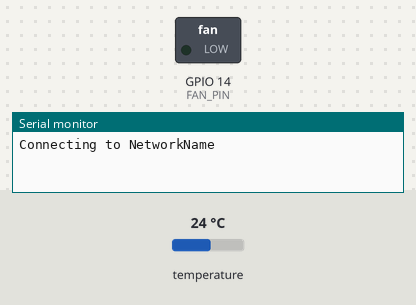
A sketch run on a simulated ESP8266 (NodeMCU). Shown: switched loads named in the sketch (green lamp = pin HIGH), the last lines printed to the serial monitor. The test bench sets the inputs (shaded band); at power-on: temperature 24 °C. WiFi joins after 1.5 s; servers stay silent unless stated.

Above: at 0.2 s.
At 8.3 s:
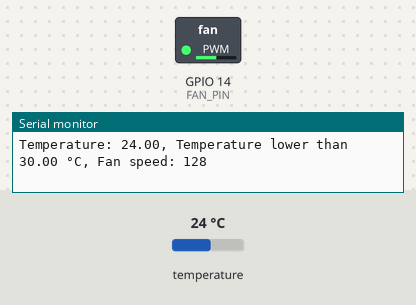
8.4 s: temperature set to 29.2 °C
10.3 s: temperature set to 30.7 °C
At 11.6 s:
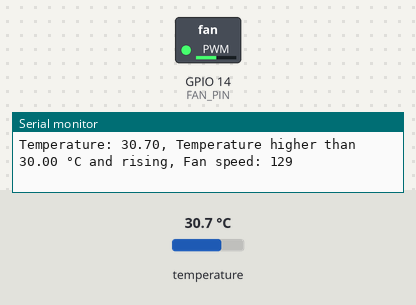
Timing chart, 0 to 22.6 s (numbered marks = the images above; inputs shaded):
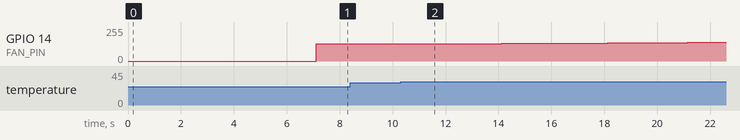

The sketch:

fan_controller.ino
```cpp
#include <ESP8266WiFi.h>
#include <ESP8266WebServer.h>
#include <Wire.h>
#include <Adafruit_Sensor.h>
#include <Adafruit_BME280.h>

#define FAN_PIN 14               // Set GPIO FAN_PIN (GPIO 14 = D5)

/*Put your SSID & Password*/
const char* ssid = "NetworkName";         // Enter SSID here
const char* password = "SecretPassword";  // Enter Password here

float TARGET_TEMPERATURE = 30;  // Target temperature in °C
int PWM_FANSPEED = 128;         // Range 0 - 255, start with ~ 50 %
int PWM_STEPSIZE = 1;
int PWM_MINSPEED = 128;         // minimal speed, must not be lower than
                                // 51 Noctua fans (lower limit 20%)
float temperature;
float previous_temperature;     // store previous temperature

Adafruit_BME280 bme;

ESP8266WebServer server(80);

void setup() {
  // set baudrate for serial monitor
  Serial.begin(115200);
  delay(100);

  Serial.print("Connecting to ");
  Serial.print(ssid);

  // set FAN_PIN to OUTPUT
  pinMode(FAN_PIN,OUTPUT);

  // initialize BME280
  bme.begin(0x76);

  // connect to your local WiFi network
  WiFi.begin(ssid, password);

  // check if board is connected to WiFi network
  while (WiFi.status() != WL_CONNECTED) {
    delay(1000);
    Serial.print(".");
  }
  Serial.println("");
  Serial.println("WiFi connected!");
  Serial.print("Got IP: ");  Serial.println(WiFi.localIP());

  server.on("/", handle_OnConnect);
  server.onNotFound(handle_NotFound);

  server.begin();
  Serial.println("HTTP server started");

  Serial.println((String)"Target temperature: " + TARGET_TEMPERATURE + "°C");
  Serial.println((String)"Initial fan speed: " + PWM_FANSPEED);

  delay(5000);
}

void loop() {
  server.handleClient();

  temperature = bme.readTemperature();
  Serial.print((String)"Temperature: " + temperature);

  // temperature too high and rising
  if (temperature > TARGET_TEMPERATURE && temperature >= previous_temperature) {
    Serial.print((String)", Temperature higher than " + TARGET_TEMPERATURE + " °C and rising, ");
    PWM_FANSPEED = PWM_FANSPEED + PWM_STEPSIZE;  // increase fan speed
    PWM_FANSPEED = min(PWM_FANSPEED, 255);       // select smaller value to ensure it
                                                 // never goes above 255 (invalid)

  }
  // temperature too high but falling
  else if (temperature > TARGET_TEMPERATURE && temperature < previous_temperature) {
    Serial.print((String)", Temperature higher than " + TARGET_TEMPERATURE + " °C but falling, ");
  }
  // temperautre just right
  else if (temperature == TARGET_TEMPERATURE) {
    Serial.print((String)", Temperature exactly " + TARGET_TEMPERATURE + " °C, ");
  }
  // temperature too low but rising
  else if (temperature < TARGET_TEMPERATURE && temperature > previous_temperature) {
    Serial.print((String)", Temperature lower than " + TARGET_TEMPERATURE + " °C but rising, ");
  }
  // temperature too low and falling
  else {
    Serial.print((String)", Temperature lower than " + TARGET_TEMPERATURE + " °C, ");
    PWM_FANSPEED = PWM_FANSPEED - PWM_STEPSIZE;  // lower fan speed
    PWM_FANSPEED = max(PWM_FANSPEED, PWM_MINSPEED); // select larger value to ensure it never
                                                    // goes below 0 (invalid), 51 is now minimum
                                                    // as Noctuas lower limit is 20%
  }

  Serial.println((String)"Fan speed: " + PWM_FANSPEED);

  //PWM Value varries from 0 to 255
  analogWrite(FAN_PIN,PWM_FANSPEED);

  previous_temperature = temperature;

  // increased speed to 1/s after optimizing logic about falling or rising temperature
  delay(1000);
}

void handle_OnConnect() {
  temperature = bme.readTemperature();
  server.send(200, "text/html", SendHTML(temperature));
  Serial.println((String)"Temperatur: " + temperature + "°C; Fan speed: " + PWM_FANSPEED);
}

void handle_NotFound(){
  server.send(404, "text/plain", "Not found");
}

String SendHTML(float temperature){
  String ptr = "<!DOCTYPE html> <html>\n";
  ptr +="<head><meta name=\"viewport\" content=\"width=device-width, initial-scale=1.0, user-scalable=no\">\n";
  ptr +="<meta http-equiv=\"refresh\" content=\"5\">\n";
  ptr +="<title>Serverschrank Temperatur</title>\n";
  ptr +="<style>html { font-family: Helvetica; display: inline-block; margin: 0px auto; text-align: center;}\n";
  ptr +="body{margin-top: 50px;} h1 {color: #444444;margin: 50px auto 30px;}\n";
  ptr +="p {font-size: 24px;color: #444444;margin-bottom: 10px;}\n";
  ptr +="</style>\n";
  ptr +="</head>\n";
  ptr +="<body>\n";
  ptr +="<div id=\"webpage\">\n";
  ptr +="<h1>Serverschrank Temperatur</h1>\n";
  ptr +="<p>Target temperature: ";
  ptr +=TARGET_TEMPERATURE;
  ptr +="&deg;C</p>";
  ptr +="<p>Temperature: <span id=\"temperature\">";
  ptr +=temperature;
  ptr +="</span> &deg;C</p>";
  ptr +="<p>Fan speed: <span id=\"fanspeed\">";
  ptr +=PWM_FANSPEED;
  ptr +="</speed>/255</p>";
  ptr +="</div>\n";
  ptr +="</body>\n";
  ptr +="</html>\n";
  return ptr;
}
```

Measured:
- after the input at 10.3 s, GPIO 14 (FAN_PIN): moves from 128/255 to 140/255 over 11.0 s, starting after 0.82 s
